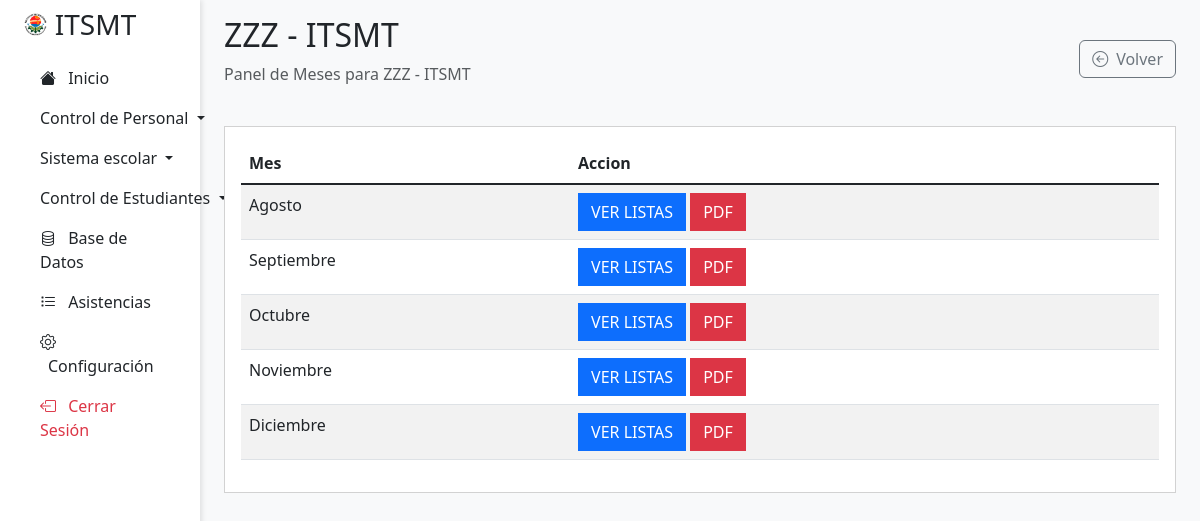
/view/asistencias/ver-meses.php?id=7 (signed in), run on the app's committed database.
### tables this page shows
CREATE TABLE `clases` (
  `id` int(11) NOT NULL AUTO_INCREMENT,
  `profesor_id` int(11) NOT NULL,
  `asignatura_id` varchar(10) NOT NULL,
  `carrera_id` varchar(10) NOT NULL,
  `semestre_id` int(11) NOT NULL,
  `sistema_id` int(11) NOT NULL,
  `periodo_id` int(11) NOT NULL,
  `salon_id` varchar(10) NOT NULL,
  `activo` tinyint(1) NOT NULL DEFAULT 1,
  PRIMARY KEY (`id`),
  KEY `profesor_id` (`profesor_id`,`asignatura_id`,`carrera_id`,`semestre_id`,`sistema_id`,`periodo_id`,`salon_id`),
  KEY `asignatura_id` (`asignatura_id`),
  KEY `carrera_id` (`carrera_id`),
  KEY `semestre_id` (`semestre_id`),
  KEY `sistema_id` (`sistema_id`),
  KEY `periodo_id` (`periodo_id`),
  KEY `salon_id` (`salon_id`),
  CONSTRAINT `clases_ibfk_1` FOREIGN KEY (`profesor_id`) REFERENCES `usuarios` (`id`) ON DELETE CASCADE ON UPDATE CASCADE,
  CONSTRAINT `clases_ibfk_2` FOREIGN KEY (`asignatura_id`) REFERENCES `asignaturas` (`id`) ON DELETE CASCADE ON UPDATE CASCADE,
  CONSTRAINT `clases_ibfk_3` FOREIGN KEY (`carrera_id`) REFERENCES `carreras` (`id`) ON DELETE CASCADE ON UPDATE CASCADE,
  CONSTRAINT `clases_ibfk_4` FOREIGN KEY (`semestre_id`) REFERENCES `semestres` (`id`) ON DELETE CASCADE ON UPDATE CASCADE,
  CONSTRAINT `clases_ibfk_5` FOREIGN KEY (`sistema_id`) REFERENCES `sistemas` (`id`) ON DELETE CASCADE ON UPDATE CASCADE,
  CONSTRAINT `clases_ibfk_6` FOREIGN KEY (`periodo_id`) REFERENCES `periodos` (`id`) ON DELETE CASCADE ON UPDATE CASCADE,
  CONSTRAINT `clases_ibfk_7` FOREIGN KEY (`salon_id`) REFERENCES `salones` (`id`) ON DELETE CASCADE ON UPDATE CASCADE
);

CREATE TABLE `asignaturas` (
  `id` varchar(10) NOT NULL,
  `nombre_asignatura` varchar(50) NOT NULL,
  PRIMARY KEY (`id`)
);

CREATE TABLE `periodos` (
  `id` int(11) NOT NULL AUTO_INCREMENT,
  `fecha_inicio` date NOT NULL,
  `fecha_fin` date NOT NULL,
  `activo` tinyint(1) NOT NULL,
  PRIMARY KEY (`id`)
);

### view/asistencias/ver-meses.php (the view, shortened to what this page needs)
<?php
include_once __DIR__ . "../../../php/conexion.php";
$clase_id = $_GET["id"];
$sql = $conexion->query("SELECT c.id, a.nombre_asignatura, p.fecha_inicio, p.fecha_fin FROM clases c
                            INNER JOIN asignaturas a ON c.asignatura_id = a.id
                            INNER JOIN periodos p ON c.periodo_id = p.id
                            WHERE c.id = $clase_id");
$resultados = $sql->fetch_object();
$titulo = $resultados->nombre_asignatura . " - " . SIGLAS;
include_once __DIR__ . "../../layout/header.php";
?>
<div class="col-md-9 col-lg-10 ms-sm-auto px-4 main-content">
    <div class="d-flex justify-content-between flex-wrap flex-md-nowrap align-items-center pt-3 pb-2 mb-3">
        <div>
            <h1 class="h2"><?= $titulo ?></h1>
            <p class="text-muted">Panel de Meses para <?= $titulo ?></p>
        </div>
        <div class="action-buttons d-flex gap-2">
            <a class="btn btn-outline-secondary" href="<?= URL_RAIZ ?>view/asistencias/">
                <i class="bi bi-arrow-left-circle me-2"></i>Volver
            </a>
        </div>
    </div>
    <div class="card mb-4 p-3 rounded-0">
        <div class="table-responsive">
            <table class="table table-striped">
                <thead>
                    <tr>
                        <th>Mes</th>
                        <th>Accion</th>
                    </tr>
                </thead>
                <tbody class="table-group-divider" id="body-tabla">
                    <?php
                    $timestamp_inicio = strtotime($resultados->fecha_inicio);
                    $mes_inicio = date('n', $timestamp_inicio);
                    $timestamp_fin = strtotime($resultados->fecha_fin);
                    $mes_fin = date('n', $timestamp_fin);
                    $meses = array(
                        1 => 'Enero',
                        2 => 'Febrero',
                        3 => 'Marzo',
                        4 => 'Abril',
                        5 => 'Mayo',
                        6 => 'Junio',
                        7 => 'Julio',
                        8 => 'Agosto',
                        9 => 'Septiembre',
                        10 => 'Octubre',
                        11 => 'Noviembre',
                        12 => 'Diciembre'
                    );
                    for ($i = $mes_inicio; $i <= $mes_fin; $i++) : ?>
                        <tr>
                            <td><?= $meses[$i] ?></td>
                            <td>
                                <a class="btn btn-primary rounded-0 text-uppercase" href="<?= URL_RAIZ ?>view/asistencias/ver-asistencias.php?mes-inicio=<?= date('Y') ?>-<?= ($i<10) ? '0'.$i : $i ?>-01&id=<?= $resultados->id ?>">Ver Listas</a>
                                <a class="btn btn-danger rounded-0 text-uppercase" href="<?= URL_RAIZ ?>view/generar-reporte/asistente/reporte-mes.php?mes-inicio=<?= date('Y') ?>-<?= ($i<10) ? '0'.$i : $i ?>-01&clase=<?= $resultados->id ?>">PDF</a>
                            </td>
                        </tr>
                    <?php endfor; ?>
                </tbody>
            </table>
        </div>
    </div>
</div>
<?php include_once __DIR__ . "../../layout/footer.php"; ?>

### data on the page
clases: asignatura.nombre_asignatura "ZZZ - ITSMT", periodo.fecha_inicio "Agosto"

### other printed values
SIGLAS "ITSMT"
$meses[$i] "Septiembre"
$meses[$i] "Octubre"
$meses[$i] "Noviembre"
$meses[$i] "Diciembre"
